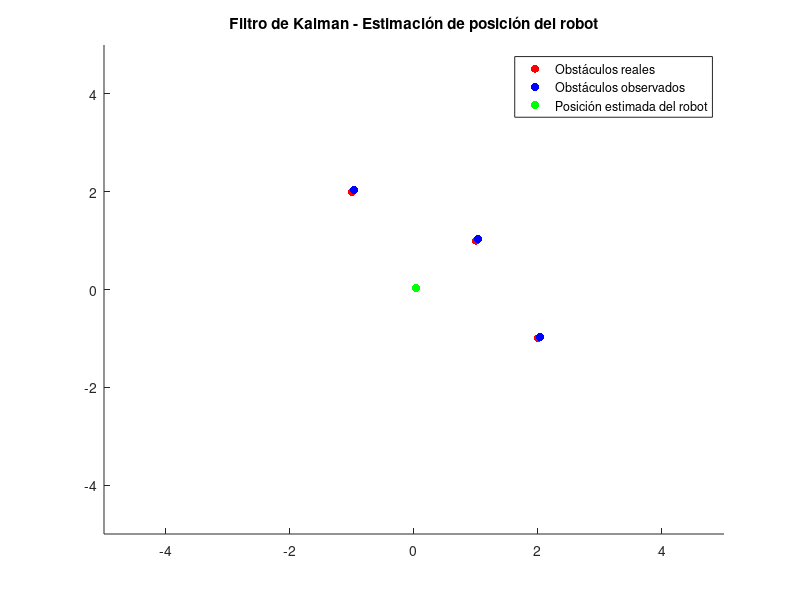

MATLAB code for this plot:
%%
clc
clear
close all
% Parámetros del filtro de Kalman
dt = 0.1;  % Intervalo de tiempo entre las mediciones

% Matrices de covarianza de ruido
Q = diag([0.1, 0.1, 0.1, 0.1, 0.1]);  % Covarianza del ruido de proceso
R = 0.2*eye(6);  % Covarianza del ruido de medición

% Estado inicial estimado
x = [0; 0; 0; 0; 0];  % [x; y; vx; vy; theta]
P = diag([1, 1, 1, 1, 1]);  % Matriz de covarianza inicial

% Mediciones de los obstáculos (nube de puntos en coordenadas relativas al robot)
obstacles = [1, 1; -1, 2; 2, -1];

% Función de mapeo: proyectar las coordenadas del robot al sistema de coordenadas globales
map_state_to_observation = @(robot_state) [robot_state(1) + obstacles(:, 1), robot_state(2) + obstacles(:, 2)];

Lidar = [1.1, 1.1; -1.1, 2.1; 2.1, -1.1];

% Datos de velocidad lineal y velocidad angular del robot (puedes modificarlos según tus necesidades)
linear_velocity = 0.5;
angular_velocity = 0.1;

% Iteraciones del filtro de Kalman
num_iterations = 100;

% Iterar en cada paso de tiempo
for k = 1:num_iterations
    % Predicción del estado y de la matriz de covarianza
    x(1) = x(1) + (x(3) * cos(x(5)) - x(4) * sin(x(5))) * dt;
    x(2) = x(2) + (x(3) * sin(x(5)) + x(4) * cos(x(5))) * dt;
    x(3) = x(3);
    x(4) = x(4);
    x(5) = x(5) + angular_velocity * dt;
    
    F = eye(5);  % Matriz de transición de estado linealizada (A)
    
    P = F * P * F' + Q;  % Predicción de la matriz de covarianza del estado
    
    % Actualización del estado y de la matriz de covarianza utilizando las mediciones
    observed_obstacles = map_state_to_observation(x);
    
    z = Lidar;  % Vector de mediciones (Lidar 2xN )
    y = z - map_state_to_observation(x);  % Innovación (diferencia entre las mediciones reales y las estimadas)
    y = reshape(y', [], 1);
    
    H = [eye(2), zeros(2, 3);
        eye(2), zeros(2, 3);
        eye(2), zeros(2, 3)];  % Matriz de observación linealizada

    S = H * P * H.' + R;  % Covarianza de innovación
    K = P * H' / S;  % Ganancia de Kalman
    
    x = x + K * y;  % Actualización del estado estimado
    P = (eye(5) - K * H) * P;  % Actualización de la matriz de covarianza
    
    % Visualización de los resultados
    scatter(obstacles(:, 1), obstacles(:, 2), 'r', 'filled');  % Obstáculos reales (en rojo)
    hold on;
    scatter(observed_obstacles(:, 1), observed_obstacles(:, 2), 'b', 'filled');  % Obstáculos observados (en azul)
    scatter(x(1), x(2), 'g', 'filled');  % Posición estimada del robot (en verde)
    hold off;
    xlim([-5, 5]);
    ylim([-5, 5]);
    title('Filtro de Kalman - Estimación de posición del robot');
    legend('Obstáculos reales', 'Obstáculos observados', 'Posición estimada del robot');
    drawnow;
end


%### REVISAR ESTOS COMENTARIOS ###%

% "R" cambia con la cantidad de postes que vea en cada iteracion, si ve 3
% postes (xi,yi) entonces R=6x6 (dos coordenadas por poste).

% "Lidar" se deben agregar mas puntos captados para las iteraciones
% siguientes

% "H" cambia su tamaño en funcion de los postes que se esten viendo, cada
% que vea(o no vea) un poste se agrega(o elimina) un "eye(2), zeros(2, 3)"

% "x" para que las dimensiones calzen en la actualizacion del kalman, se
% puso un reshape en la innovacion "y"









% function observed_obstacles = map_state_to_observation(robot_state, obstacles)
%     robot_x = robot_state(1);
%     robot_y = robot_state(2);
%     robot_vx = robot_state(3);
%     robot_vy = robot_state(4);
%     robot_theta = robot_state(5);
% 
%     % Aplicar transformaciones al estado del robot para obtener las coordenadas globales
%     observed_obstacles = zeros(size(obstacles));
%     for i = 1:size(obstacles, 1)
%         obstacle_x = obstacles(i, 1);
%         obstacle_y = obstacles(i, 2);
% 
%         % Realizar transformaciones según el estado del robot
%         transformed_x = obstacle_x + robot_x + (robot_vx * cos(robot_theta) - robot_vy * sin(robot_theta));
%         transformed_y = obstacle_y + robot_y + (robot_vx * sin(robot_theta) + robot_vy * cos(robot_theta));
% 
%         observed_obstacles(i, :) = [transformed_x, transformed_y];
%     end
% end

